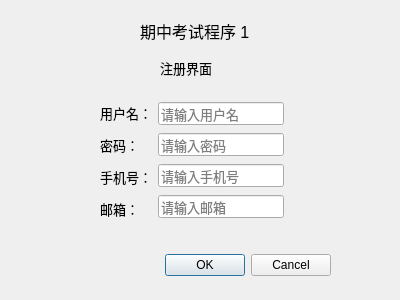
<?xml version="1.0" encoding="UTF-8"?>
<ui version="4.0">
 <class>Dialog_sign</class>
 <widget class="QDialog" name="Dialog_sign">
  <property name="geometry">
   <rect>
    <x>0</x>
    <y>0</y>
    <width>400</width>
    <height>300</height>
   </rect>
  </property>
  <property name="windowTitle">
   <string>Dialog</string>
  </property>
  <widget class="QDialogButtonBox" name="buttonBox">
   <property name="geometry">
    <rect>
     <x>160</x>
     <y>250</y>
     <width>171</width>
     <height>31</height>
    </rect>
   </property>
   <property name="orientation">
    <enum>Qt::Horizontal</enum>
   </property>
   <property name="standardButtons">
    <set>QDialogButtonBox::Cancel|QDialogButtonBox::Ok</set>
   </property>
  </widget>
  <widget class="QWidget" name="layoutWidget">
   <property name="geometry">
    <rect>
     <x>100</x>
     <y>100</y>
     <width>184</width>
     <height>122</height>
    </rect>
   </property>
   <property name="font">
    <font>
     <family>Microsoft YaHei UI</family>
     <pointsize>10</pointsize>
    </font>
   </property>
   <layout class="QHBoxLayout" name="horizontalLayout">
    <item>
     <layout class="QVBoxLayout" name="verticalLayout">
      <item>
       <widget class="QLabel" name="label">
        <property name="font">
         <font>
          <family>Microsoft YaHei UI</family>
          <pointsize>10</pointsize>
         </font>
        </property>
        <property name="text">
         <string>用户名：</string>
        </property>
        <property name="buddy">
         <cstring>lineEdit_4</cstring>
        </property>
       </widget>
      </item>
      <item>
       <widget class="QLabel" name="label_2">
        <property name="font">
         <font>
          <family>Microsoft YaHei UI</family>
          <pointsize>10</pointsize>
         </font>
        </property>
        <property name="text">
         <string>密码：</string>
        </property>
        <property name="buddy">
         <cstring>lineEdit_2</cstring>
        </property>
       </widget>
      </item>
      <item>
       <widget class="QLabel" name="label_4">
        <property name="font">
         <font>
          <family>Microsoft YaHei UI</family>
          <pointsize>10</pointsize>
         </font>
        </property>
        <property name="text">
         <string>手机号：</string>
        </property>
        <property name="buddy">
         <cstring>lineEdit_3</cstring>
        </property>
       </widget>
      </item>
      <item>
       <widget class="QLabel" name="label_3">
        <property name="font">
         <font>
          <family>Microsoft YaHei UI</family>
          <pointsize>10</pointsize>
         </font>
        </property>
        <property name="text">
         <string>邮箱：</string>
        </property>
        <property name="buddy">
         <cstring>lineEdit</cstring>
        </property>
       </widget>
      </item>
     </layout>
    </item>
    <item>
     <layout class="QVBoxLayout" name="verticalLayout_2">
      <item>
       <widget class="QLineEdit" name="lineEdit_4">
        <property name="font">
         <font>
          <family>Microsoft YaHei UI</family>
          <pointsize>10</pointsize>
         </font>
        </property>
        <property name="placeholderText">
         <string>请输入用户名</string>
        </property>
       </widget>
      </item>
      <item>
       <widget class="QLineEdit" name="lineEdit_2">
        <property name="font">
         <font>
          <family>Microsoft YaHei UI</family>
          <pointsize>10</pointsize>
         </font>
        </property>
        <property name="echoMode">
         <enum>QLineEdit::Password</enum>
        </property>
        <property name="placeholderText">
         <string>请输入密码</string>
        </property>
       </widget>
      </item>
      <item>
       <widget class="QLineEdit" name="lineEdit_3">
        <property name="font">
         <font>
          <family>Microsoft YaHei UI</family>
          <pointsize>10</pointsize>
         </font>
        </property>
        <property name="placeholderText">
         <string>请输入手机号</string>
        </property>
       </widget>
      </item>
      <item>
       <widget class="QLineEdit" name="lineEdit">
        <property name="font">
         <font>
          <family>Microsoft YaHei UI</family>
          <pointsize>10</pointsize>
         </font>
        </property>
        <property name="inputMethodHints">
         <set>Qt::ImhEmailCharactersOnly</set>
        </property>
        <property name="placeholderText">
         <string>请输入邮箱</string>
        </property>
       </widget>
      </item>
     </layout>
    </item>
   </layout>
  </widget>
  <widget class="QLabel" name="label_5">
   <property name="geometry">
    <rect>
     <x>160</x>
     <y>60</y>
     <width>61</width>
     <height>16</height>
    </rect>
   </property>
   <property name="font">
    <font>
     <family>Microsoft YaHei UI</family>
     <pointsize>10</pointsize>
    </font>
   </property>
   <property name="text">
    <string>注册界面</string>
   </property>
  </widget>
  <widget class="QLabel" name="label_6">
   <property name="geometry">
    <rect>
     <x>140</x>
     <y>20</y>
     <width>111</width>
     <height>21</height>
    </rect>
   </property>
   <property name="font">
    <font>
     <family>Microsoft YaHei UI</family>
     <pointsize>12</pointsize>
    </font>
   </property>
   <property name="text">
    <string>期中考试程序 1</string>
   </property>
  </widget>
 </widget>
 <resources/>
 <connections/>
</ui>
